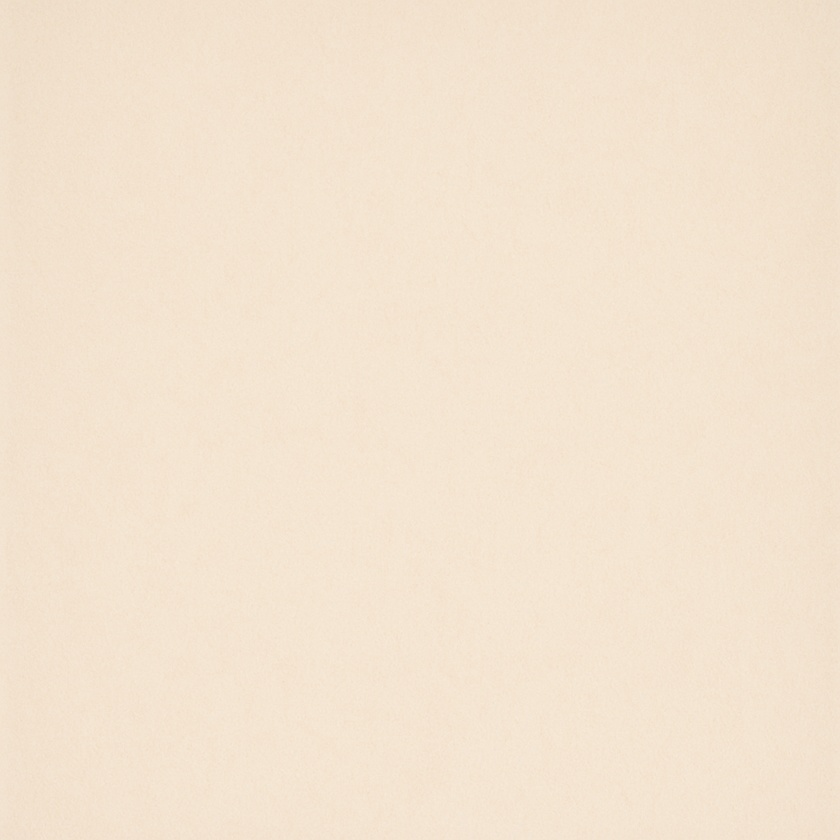
#> input picture 3800k.JPG, 840 x 840 px, shrunk from 1024 x 1024 before the run
$ python -i uniqueHues.py   (imports and definitions only)
#> lines starting #> are read from the running program, lines starting #| are printed output that depends on the picture
#> further down, picture is the input picture: shape (840, 840, 3); mean B, G, R 208, 227.4, 243.3
import cv2 as cv
import numpy as np
from helpers.histogram import plot_hue_histogram

def compute_unique_hues(image, threshold = 0.01, visualize: bool = False) -> int:
#> called with threshold = 0.01, visualize = False
    hsv = cv.cvtColor(image, cv.COLOR_BGR2HSV)
#> hsv: shape (840, 840, 3); mean H, S, V 16.4, 37.1, 243.3
    h, s, v = cv.split(hsv)
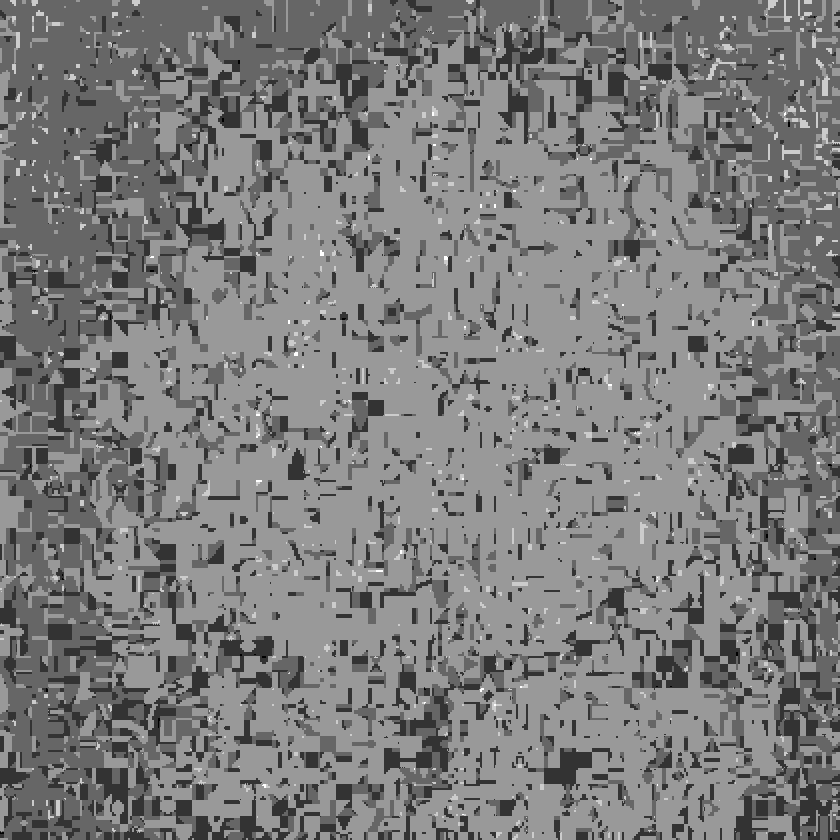
#> h: shape (840, 840); min 14, max 19, mean 16.44; drawn with min black and max white

    mask = cv.bitwise_and(cv.inRange(s, 30, 255), cv.inRange(v, 30, 255))
#> mask: shape (840, 840); every value is 255

    hist = cv.calcHist([h], [0], mask, [180], [0, 180]).flatten()
#> hist = 180 values, max 390880 at index 17, min 0 at index 0, mean 3920
    hist = hist / hist.sum() if hist.sum() > 0 else hist
#> hist = 180 values, max 0.554 at index 17, min 0 at index 0, mean 0.00556
    unique_count = int(np.sum(hist > threshold))
#> unique_count = 4

    if visualize:
        plot_hue_histogram(image, 0.01, str(unique_count))

    return unique_count

>>> import cv2
>>> picture = cv2.imread('../../../3800k.JPG')
>>> result = compute_unique_hues(picture)
#> result = 4
